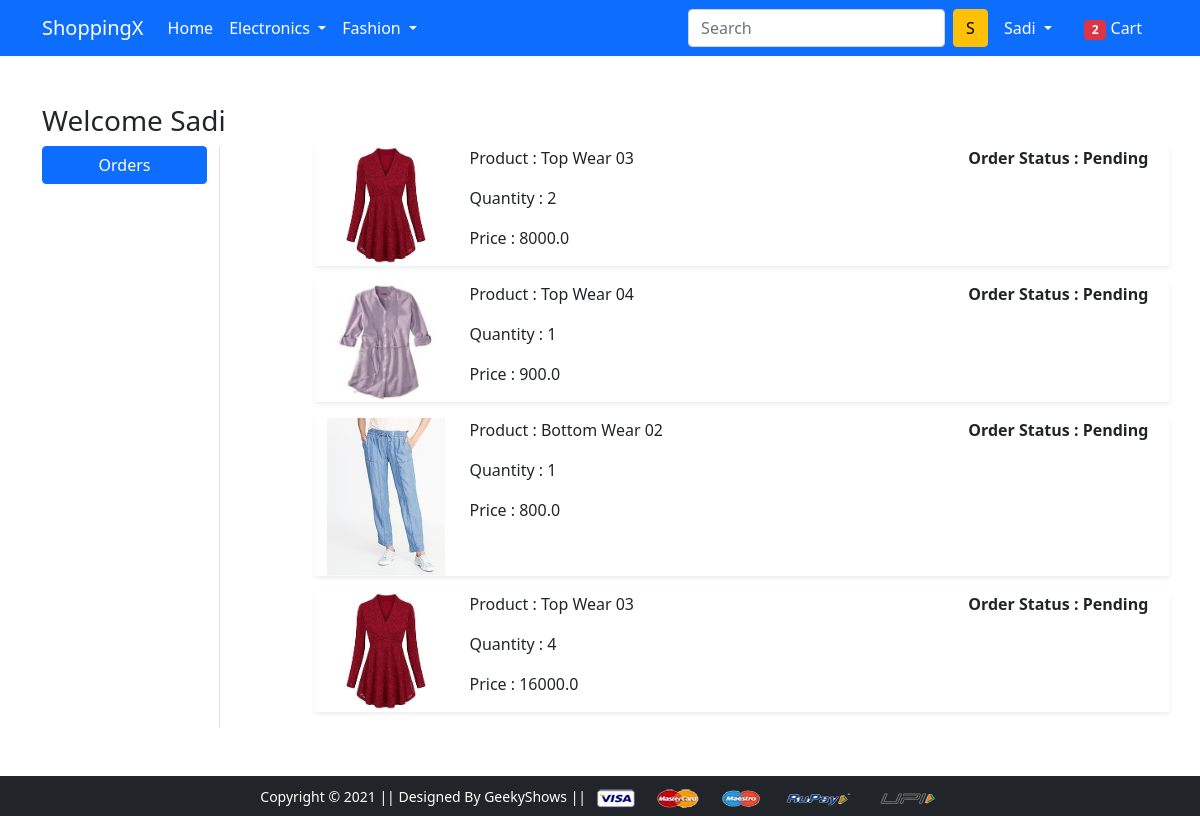
Screenshot of /orders/ (signed in) with the database file from the repository.
### shopapp/models.py (models this page shows, shortened)
class OrderPlace(models.Model):
    user=models.ForeignKey(User,on_delete=models.CASCADE)
    customer=models.ForeignKey(Customer, on_delete=models.CASCADE)
    product=models.ForeignKey(Product,on_delete=models.CASCADE)
    quantity=models.PositiveIntegerField(default=1)
    order_date=models.DateTimeField(auto_now_add=True)
    status=models.CharField(max_length=50,choices=status_choices,default='Pending')
    @property
    def total_cost(self):
        return self.quantity*self.product.discount_price

class Product(models.Model):
    title=models.CharField(max_length=100)
    selling_price=models.FloatField()
    discount_price=models.FloatField()
    description=models.TextField()
    brand=models.CharField(max_length=100)
    product_image=models.ImageField(upload_to='product_img')
    category=models.CharField(choices=CATEGORY_CHOICES,max_length=2)

### shopapp/views.py (the view)
# urls.py: path('orders/', views.orders, name='orders'),
@login_required
def orders(request):
    count=0
    if request.user.is_authenticated:
            count=len(Cart.objects.filter(user=request.user))
    op=OrderPlace.objects.filter(user=request.user)
    return render(request, 'app/orders.html',{'op':op,'count':count})

### shopapp/templates/app/orders.html (shortened to what this page needs)
{% extends 'app/base.html' %}
{% load static %}
{% block main-content %}
<div class="container my-5">
 <div class="row">
 <h3>Welcome {{request.user.username|capfirst}}</h3>
  <div class="col-sm-2 border-end">
   <ul class="list-unstyled">
    <li class="d-grid"><a href="{% url 'orders' %}" class="btn btn-primary">Orders</a></li>
   </ul>
  </div>
  <div class="col-sm-9 offset-sm-1">
  {% for p in op %}
    <div class="row shadow-sm mb-3">
        <div class="col-sm-2">
            <img src="{{p.product.product_image.url}}" alt="" srcset="" class="img-fluid" height="150" width="150">
        </div>
        <div class="col-sm-7">
            <p>Product : {{p.product.title}}</p>
            <p>Quantity : {{p.quantity}}</p>
            <p>Price : {{p.total_cost}}</p>
        </div>
        <div class="col-sm-3 fw-bold">
            <p>Order Status : {{p.status}}</p>
        </div>
    </div>
  {% endfor %}
  </div>
 </div>
</div>
{% endblock main-content %}

### shopapp/templates/app/base.html (shortened to what this page needs)
<!doctype html>
{% load static %}
<html lang="en">
  <head>
    <link href="https://cdn.jsdelivr.net/npm/bootstrap@5.0.0-beta1/dist/css/bootstrap.min.css" rel="stylesheet">
    <link rel="stylesheet" href="{% static 'app/css/owl.carousel.min.css' %}">
    <link rel="stylesheet" href="{% static 'app/css/all.min.css' %}">
    <link rel="stylesheet" href="{% static 'app/css/style.css' %}">
  </head>
  <body>
    <nav class="navbar navbar-expand-lg navbar-dark bg-primary">
     <div class="container">
       <a class="navbar-brand" href="/">ShoppingX</a>
       <div class="collapse navbar-collapse" id="navbarSupportedContent">
         <ul class="navbar-nav me-auto mb-2 mb-lg-0">
           <li class="nav-item">
             <a class="nav-link active" aria-current="page" href="/">Home</a>
           </li>
           <li class="nav-item dropdown">
             <a class="nav-link dropdown-toggle text-white" href="#" id="electronicsDropdown" role="button" data-bs-toggle="dropdown" aria-expanded="false">
               Electronics
             </a>
           </li>
           <li class="nav-item dropdown">
             <a class="nav-link dropdown-toggle text-white" href="#" id="fashionDropdown" role="button" data-bs-toggle="dropdown" aria-expanded="false">
               Fashion
             </a>
           </li>
         </ul>
         <form class="d-flex">
           <input class="form-control me-2" type="search" placeholder="Search" aria-label="Search">
           <button class="btn btn-warning" type="submit">S</button>
         </form>
         <div>
          <ul class="navbar-nav me-auto mb-2 mb-lg-0">
            {% if request.user.is_authenticated %}
           <li class="nav-item dropdown mx-2">
              <a class="nav-link dropdown-toggle text-white" href="#" id="profileDropdown" role="button" data-bs-toggle="dropdown" aria-expanded="false">
                {{request.user.username|capfirst}}
              </a>
            </li>
            <li class="nav-item mx-2">
             <a href="{% url 'cart' %}" class="nav-link text-white"><span class="badge bg-danger">{{count}}</span> Cart </a>
            </li>
            {% endif %}
          </ul>
         </div>
       </div>
     </div>
    </nav>
    {% block main-content %} {% endblock main-content %}
    <footer class="container-fluid bg-dark text-center p-2 mt-5">
        <small class="text-white">Copyright &copy; 2021 || Designed By GeekyShows || </small>
        <img src="{% static 'app/images/payment.png' %}" alt="" srcset="" class="img-fluid" height="2px">
    </footer>
  </body>
</html>

### rows the page displays
OrderPlace: product.product_image (picture), product "Top Wear 03", quantity "2", total_cost "8000.0", status "Pending"
OrderPlace: product.product_image (picture), product "Top Wear 04", quantity "1", total_cost "900.0", status "Pending"
OrderPlace: product.product_image (picture), product "Bottom Wear 02", quantity "1", total_cost "800.0", status "Pending"
OrderPlace: product.product_image (picture), product "Top Wear 03", quantity "4", total_cost "16000.0", status "Pending"

### other values shown
{{ request.user.username|capfirst }} "Sadi"
{{ count }} "2"
